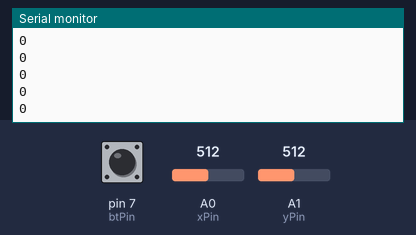
The sketch below on a simulated Arduino Uno, built with avr-gcc and run on an emulated ATmega328P. Parts: the last lines printed to the serial monitor. The test bench sets the inputs (shaded band); at power-on: A0 (xPin) = 512, A1 (yPin) = 512, pin 7 (btPin) HIGH.

Above: at 1.2 s.
1.3 s: A0 (xPin) set to 490
At 1.31 s:
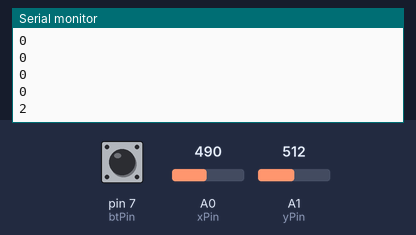
2.8 s: A1 (yPin) set to 610
At 2.81 s:
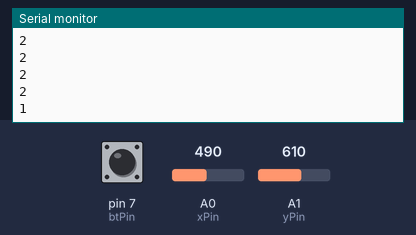
4.3 s: A0 (xPin) set to 610
At 4.32 s:
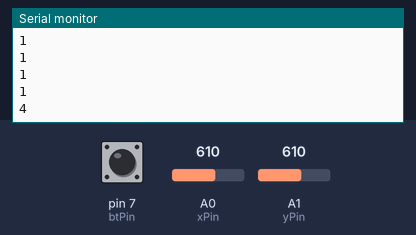
5.8 s: A1 (yPin) set to 490
At 5.82 s:
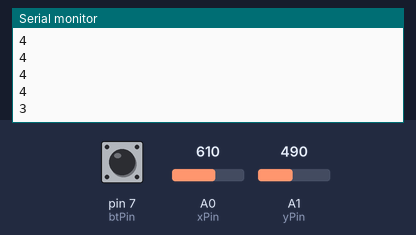
Timing chart, 0 to 8.3 s (numbered marks = the images above; inputs shaded):
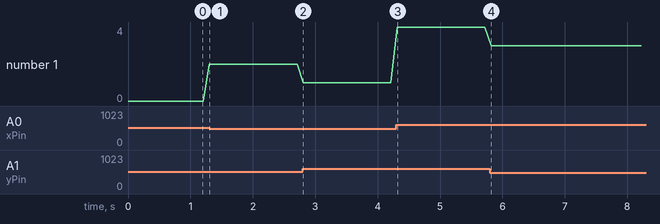

Measured:
- after the input at 1.3 s, the serial monitor: prints a new line at once (image 1)
- after the input at 2.8 s, the serial monitor: prints a new line at once (image 2)
- after the input at 4.3 s, the serial monitor: prints a new line at once (image 3)
- after the input at 5.8 s, the serial monitor: prints a new line at once (image 4)
- plotted number 1: 0 → 2 after the input at 1.3 s, 2 → 1 after the input at 2.8 s, 1 → 4 after the input at 4.3 s, 4 → 3 after the input at 5.8 s

The sketch:

handle_serial.ino
```cpp
const int xPin = A0;     //X attach to A0
const int yPin = A1;     //Y attach to A1
const int btPin = 7;     //Bt attach to digital 7
int stat=0;

void setup() {
  pinMode(btPin, INPUT); //set btpin as INPUT
  digitalWrite(btPin, HIGH); //and HIGH (enable internal pull-up)
  Serial.begin(9600);     //initialize serial
}

void loop() {
  // 读取一次并复用值（提高性能）
  int xValue = analogRead(xPin);
  int yValue = analogRead(yPin);
  int zValue = digitalRead(btPin);
  /*
  Serial.print("X: ");
  Serial.print(xValue, DEC);
  Serial.print("\tY: ");
  Serial.print(yValue, DEC);
  Serial.print("\tZ: ");
  Serial.println(zValue);*/

  // 方向判断（注意：摇杆居中值通常为512，实际需校准）
  if (xValue > 500 && xValue < 600 && yValue > 500 && yValue < 600) {
    stat = 0;//中间
  } else if (xValue < 600 && yValue > 600) {
    stat = 1;//右
  } else if (xValue < 500 && yValue < 600) {
    stat = 2;//下
  }else if (xValue > 500 && yValue < 500) {
    stat = 3;//左
  } else if (xValue > 600 && yValue > 500) {
    stat = 4;//上
  }
  Serial.println(stat);
  delay(100);
}
```
